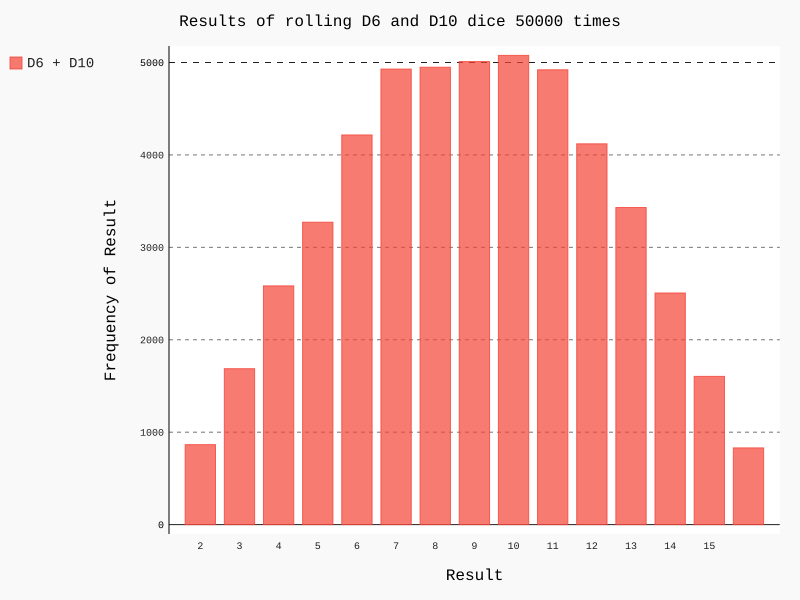

The Python source for this figure:
import pygal

from die import Die

# create a D6 and D10
die_1 = Die()
die_2 = Die(10)

# make some rolls and store results in a list
results = []
for roll_num in range(50000):
    result = die_1.roll() + die_2.roll()
    results.append(result)


# analyze the results
frequencies = []
max_result = die_1.num_sides + die_2.num_sides
for value in range(2, max_result+1):
    frequency = results.count(value)
    frequencies.append(frequency)

# visualize the results
hist = pygal.Bar()
hist.title = "Results of rolling D6 and D10 dice 50000 times"
hist.x_labels = ['2', '3', '4', '5', '6', '7',
                 '8', '9', '10', '11', '12', '13', '14', '15']
hist.x_title = "Result"
hist.y_title = "Frequency of Result"

hist.add('D6 + D10', frequencies)
hist.render_to_file('die_visual.svg')
